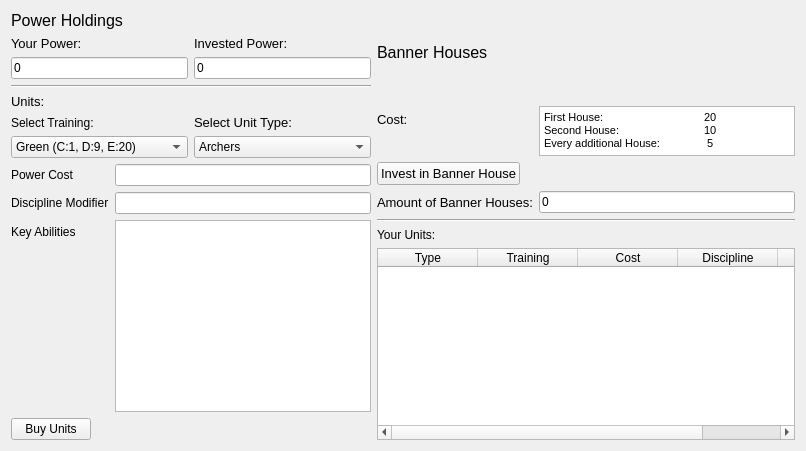
             <widget class="QWidget" name="page_9">
              <layout class="QVBoxLayout" name="verticalLayout_21">
               <item>
                <widget class="QLabel" name="label_34">
                 <property name="font">
                  <font>
                   <pointsize>12</pointsize>
                  </font>
                 </property>
                 <property name="text">
                  <string>Power Holdings</string>
                 </property>
                </widget>
               </item>
               <item>
                <layout class="QHBoxLayout" name="horizontalLayout_10">
                 <item>
                  <layout class="QVBoxLayout" name="verticalLayout_22">
                   <item>
                    <layout class="QGridLayout" name="gridLayout_3">
                     <item row="0" column="0">
                      <widget class="QLabel" name="label_37">
                       <property name="sizePolicy">
                        <sizepolicy hsizetype="Preferred" vsizetype="Maximum">
                         <horstretch>0</horstretch>
                         <verstretch>0</verstretch>
                        </sizepolicy>
                       </property>
                       <property name="font">
                        <font>
                         <pointsize>10</pointsize>
                        </font>
                       </property>
                       <property name="text">
                        <string>Your Power:</string>
                       </property>
                      </widget>
                     </item>
                     <item row="1" column="0">
                      <widget class="QLineEdit" name="step4PowerLine">
                       <property name="text">
                        <string>0</string>
                       </property>
                       <property name="readOnly">
                        <bool>true</bool>
                       </property>
                      </widget>
                     </item>
                     <item row="0" column="1">
                      <widget class="QLabel" name="label_38">
                       <property name="font">
                        <font>
                         <pointsize>10</pointsize>
                        </font>
                       </property>
                       <property name="text">
                        <string>Invested Power:</string>
                       </property>
                      </widget>
                     </item>
                     <item row="1" column="1">
                      <widget class="QLineEdit" name="step4InvestedPower">
                       <property name="text">
                        <string>0</string>
                       </property>
                       <property name="readOnly">
                        <bool>true</bool>
                       </property>
                      </widget>
                     </item>
                    </layout>
                   </item>
                   <item>
                    <widget class="Line" name="line_7">
                     <property name="orientation">
                      <enum>Qt::Horizontal</enum>
                     </property>
                    </widget>
                   </item>
                   <item>
                    <widget class="QLabel" name="label_42">
                     <property name="font">
                      <font>
                       <pointsize>10</pointsize>
                      </font>
                     </property>
                     <property name="text">
                      <string>Units:</string>
                     </property>
                    </widget>
                   </item>
                   <item>
                    <layout class="QGridLayout" name="gridLayout">
                     <item row="1" column="0">
                      <widget class="QComboBox" name="step4TrainingComboBox">
                       <item>
                        <property name="text">
                         <string>Green (C:1, D:9, E:20)</string>
                        </property>
                       </item>
                       <item>
                        <property name="text">
                         <string>Trained (C:3, D:6, E:60)</string>
                        </property>
                       </item>
                       <item>
                        <property name="text">
                         <string>Veteran (C:5, D:3, E:100)</string>
                        </property>
                       </item>
                       <item>
                        <property name="text">
                         <string>Elite (C:7, D:0, E:140)</string>
                        </property>
                       </item>
                      </widget>
                     </item>
                     <item row="0" column="0">
                      <widget class="QLabel" name="label_41">
                       <property name="toolTip">
                        <string>Select Training: (C = Base Cost, D = Discipline, E = Experience)</string>
                       </property>
                       <property name="text">
                        <string>Select Training:</string>
                       </property>
                      </widget>
                     </item>
                     <item row="0" column="1">
                      <widget class="QLabel" name="label_43">
                       <property name="font">
                        <font>
                         <pointsize>10</pointsize>
                        </font>
                       </property>
                       <property name="text">
                        <string>Select Unit Type:</string>
                       </property>
                      </widget>
                     </item>
                     <item row="1" column="1">
                      <widget class="QComboBox" name="step4UnitsComboBox">
                       <item>
                        <property name="text">
                         <string>Archers</string>
                        </property>
                       </item>
                       <item>
                        <property name="text">
                         <string>Cavalry</string>
                        </property>
                       </item>
                       <item>
                        <property name="text">
                         <string>Criminals</string>
                        </property>
                       </item>
                       <item>
                        <property name="text">
                         <string>Crusaders</string>
                        </property>
                       </item>
                       <item>
                        <property name="text">
                         <string>Engineers</string>
                        </property>
                       </item>
                       <item>
                        <property name="text">
                         <string>Garrison</string>
                        </property>
                       </item>
                       <item>
                        <property name="text">
                         <string>Guerillas</string>
                        </property>
                       </item>
                       <item>
                        <property name="text">
                         <string>Infantry</string>
                        </property>
                       </item>
                       <item>
                        <property name="text">
                         <string>Peasant Levies</string>
                        </property>
                       </item>
                       <item>
                        <property name="text">
                         <string>Personal Guards</string>
                        </property>
                       </item>
                       <item>
                        <property name="text">
                         <string>Raiders</string>
                        </property>
                       </item>
                       <item>
                        <property name="text">
                         <string>Sailors</string>
                        </property>
                       </item>
                       <item>
                        <property name="text">
                         <string>Scouts</string>
                        </property>
                       </item>
                       <item>
                        <property name="text">
                         <string>Special</string>
                        </property>
                       </item>
                       <item>
                        <property name="text">
                         <string>Support</string>
                        </property>
                       </item>
                       <item>
                        <property name="text">
                         <string>Warships</string>
                        </property>
                       </item>
                      </widget>
                     </item>
                    </layout>
                   </item>
                   <item>
                    <layout class="QFormLayout" name="formLayout_6">
                     <item row="0" column="0">
                      <widget class="QLabel" name="label_44">
                       <property name="text">
                        <string>Power Cost</string>
                       </property>
                      </widget>
                     </item>
                     <item row="1" column="0">
                      <widget class="QLabel" name="label_45">
                       <property name="text">
                        <string>Discipline Modifier</string>
                       </property>
                      </widget>
                     </item>
                     <item row="2" column="0">
                      <widget class="QLabel" name="label_46">
                       <property name="text">
                        <string>Key Abilities</string>
                       </property>
                      </widget>
                     </item>
                     <item row="2" column="1">
                      <widget class="QTextEdit" name="step4AbilitiesEdit">
                       <property name="readOnly">
                        <bool>true</bool>
                       </property>
                      </widget>
                     </item>
                     <item row="0" column="1">
                      <widget class="QLineEdit" name="step4PowerCostLine">
                       <property name="readOnly">
                        <bool>true</bool>
                       </property>
                      </widget>
                     </item>
                     <item row="1" column="1">
                      <widget class="QLineEdit" name="step4DisciplineModifierLine">
                       <property name="readOnly">
                        <bool>true</bool>
                       </property>
                      </widget>
                     </item>
                     <item row="3" column="0">
                      <widget class="QPushButton" name="step4BuyUnitsButton">
                       <property name="text">
                        <string>Buy Units</string>
                       </property>
                      </widget>
                     </item>
                    </layout>
                   </item>
                  </layout>
                 </item>
                 <item>
                  <layout class="QVBoxLayout" name="verticalLayout_23">
                   <item>
                    <layout class="QFormLayout" name="formLayout_5">
                     <property name="fieldGrowthPolicy">
                      <enum>QFormLayout::ExpandingFieldsGrow</enum>
                     </property>
                     <item row="0" column="0">
                      <widget class="QLabel" name="label_35">
                       <property name="font">
                        <font>
                         <pointsize>12</pointsize>
                        </font>
                       </property>
                       <property name="text">
                        <string>Banner Houses</string>
                       </property>
                      </widget>
                     </item>
                     <item row="1" column="0">
                      <widget class="QLabel" name="label_36">
                       <property name="font">
                        <font>
                         <pointsize>10</pointsize>
                        </font>
                       </property>
                       <property name="text">
                        <string>Cost:</string>
                       </property>
                      </widget>
                     </item>
                     <item row="1" column="1">
                      <widget class="QTextEdit" name="textEdit_3">
                       <property name="maximumSize">
                        <size>
                         <width>16777215</width>
                         <height>50</height>
                        </size>
                       </property>
                       <property name="readOnly">
                        <bool>true</bool>
                       </property>
                       <property name="html">
                        <string>&lt;!DOCTYPE HTML PUBLIC &quot;-//W3C//DTD HTML 4.0//EN&quot; &quot;http://www.w3.org/TR/REC-html40/strict.dtd&quot;&gt;
&lt;html&gt;&lt;head&gt;&lt;meta name=&quot;qrichtext&quot; content=&quot;1&quot; /&gt;&lt;style type=&quot;text/css&quot;&gt;
p, li { white-space: pre-wrap; }
&lt;/style&gt;&lt;/head&gt;&lt;body style=&quot; font-family:'MS Shell Dlg 2'; font-size:8.25pt; font-weight:400; font-style:normal;&quot;&gt;
&lt;p style=&quot; margin-top:0px; margin-bottom:0px; margin-left:0px; margin-right:0px; -qt-block-indent:0; text-indent:0px;&quot;&gt;First House: 		20&lt;/p&gt;
&lt;p style=&quot; margin-top:0px; margin-bottom:0px; margin-left:0px; margin-right:0px; -qt-block-indent:0; text-indent:0px;&quot;&gt;Second House: 		10&lt;/p&gt;
&lt;p style=&quot; margin-top:0px; margin-bottom:0px; margin-left:0px; margin-right:0px; -qt-block-indent:0; text-indent:0px;&quot;&gt;Every additional House: 	 5&lt;/p&gt;&lt;/body&gt;&lt;/html&gt;</string>
                       </property>
                      </widget>
                     </item>
                     <item row="2" column="0">
                      <widget class="QPushButton" name="step4InvestInBannerHouse">
                       <property name="font">
                        <font>
                         <pointsize>10</pointsize>
                        </font>
                       </property>
                       <property name="text">
                        <string>Invest in Banner House</string>
                       </property>
                      </widget>
                     </item>
                     <item row="2" column="1">
                      <widget class="QLabel" name="label_39">
                       <property name="text">
                        <string/>
                       </property>
                      </widget>
                     </item>
                     <item row="0" column="1">
                      <widget class="QLabel" name="label_40">
                       <property name="text">
                        <string/>
                       </property>
                      </widget>
                     </item>
                     <item row="3" column="0">
                      <widget class="QLabel" name="label_48">
                       <property name="font">
                        <font>
                         <pointsize>10</pointsize>
                        </font>
                       </property>
                       <property name="text">
                        <string>Amount of Banner Houses:</string>
                       </property>
                      </widget>
                     </item>
                     <item row="3" column="1">
                      <widget class="QLineEdit" name="step4AmountOfBannerHousesLine">
                       <property name="text">
                        <string>0</string>
                       </property>
                       <property name="readOnly">
                        <bool>true</bool>
                       </property>
                      </widget>
                     </item>
                    </layout>
                   </item>
                   <item>
                    <widget class="Line" name="line_6">
                     <property name="orientation">
                      <enum>Qt::Horizontal</enum>
                     </property>
                    </widget>
                   </item>
                   <item>
                    <widget class="QLabel" name="label_47">
                     <property name="text">
                      <string>Your Units:</string>
                     </property>
                    </widget>
                   </item>
                   <item>
                    <widget class="QTableWidget" name="step4UnitsTable">
                     <property name="editTriggers">
                      <set>QAbstractItemView::NoEditTriggers</set>
                     </property>
                     <attribute name="horizontalHeaderStretchLastSection">
                      <bool>true</bool>
                     </attribute>
                     <column>
                      <property name="text">
                       <string>Type</string>
                      </property>
                     </column>
                     <column>
                      <property name="text">
                       <string>Training</string>
                      </property>
                     </column>
                     <column>
                      <property name="text">
                       <string>Cost</string>
                      </property>
                     </column>
                     <column>
                      <property name="text">
                       <string>Discipline</string>
                      </property>
                     </column>
                     <column>
                      <property name="text">
                       <string>Key Abilities</string>
                      </property>
                     </column>
                    </widget>
                   </item>
                  </layout>
                 </item>
                </layout>
               </item>
              </layout>
             </widget>
